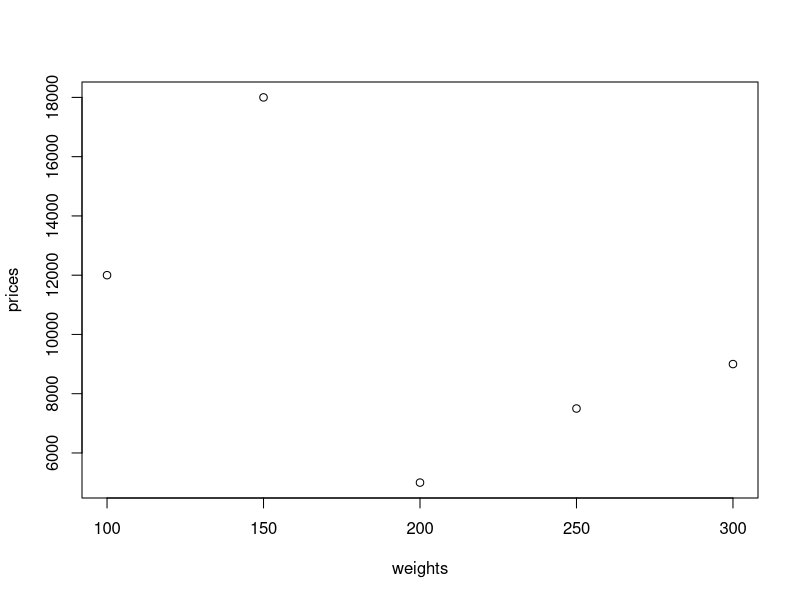
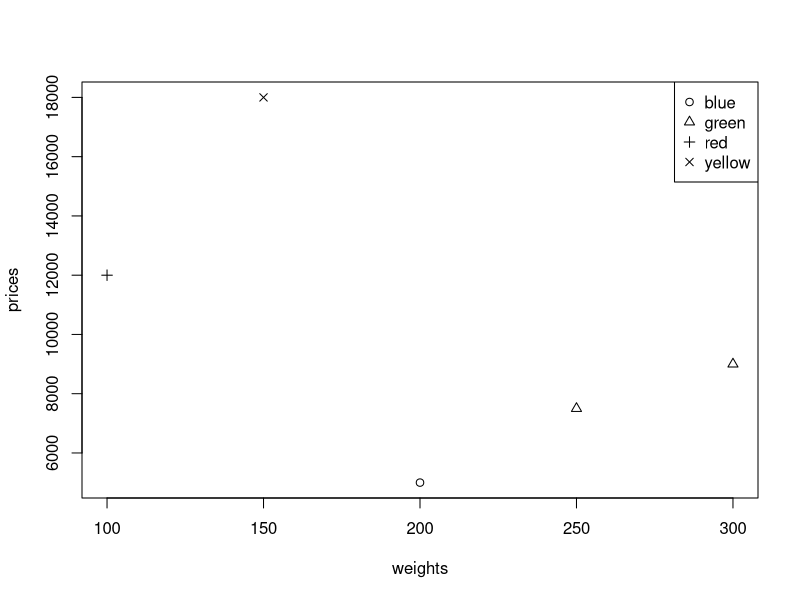

Generate these figures, in order, with R:
color <- c('green', 'blue', 'red', 'green', 'yellow')
types <- factor(color)
weights <- c(300, 200, 100, 250, 150)
prices <- c(9000, 5000, 12000, 7500, 18000)
plot(weights, prices)

#plot with different characters
plot(weights, prices, pch=as.integer(types))

#add description to topright
legend("topright", c("red", "green", "blue"), pch=1:3)

#The same with levels. Better, not have to copy every time
legend("topright", levels(types), pch=1:length(levels(types)))